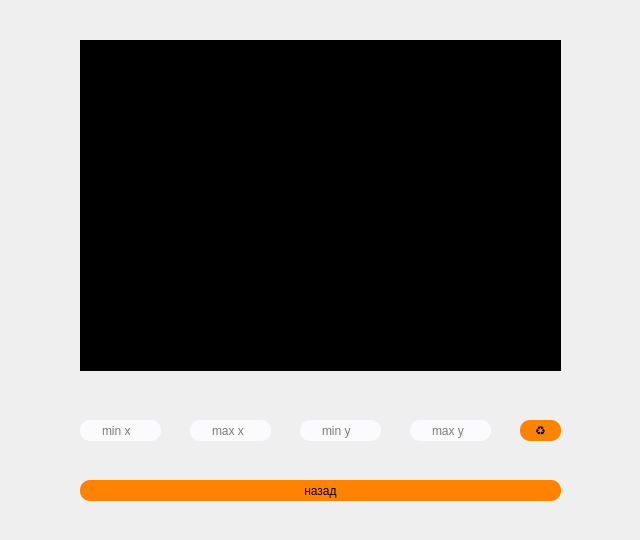
<?xml version="1.0" encoding="UTF-8"?>
<ui version="4.0">
 <class>graphics</class>
 <widget class="QMainWindow" name="graphics">
  <property name="geometry">
   <rect>
    <x>0</x>
    <y>0</y>
    <width>640</width>
    <height>540</height>
   </rect>
  </property>
  <property name="windowTitle">
   <string>MainWindow</string>
  </property>
  <widget class="QWidget" name="centralwidget">
   <widget class="QPushButton" name="pushButton_calc">
    <property name="geometry">
     <rect>
      <x>80</x>
      <y>480</y>
      <width>481</width>
      <height>21</height>
     </rect>
    </property>
    <property name="styleSheet">
     <string notr="true">QPushButton {
                             background-color: #FF8200;
                             color: black;
                             border: none;
                             border-radius: 10px;

                         }</string>
    </property>
    <property name="text">
     <string>назад</string>
    </property>
   </widget>
   <widget class="QCustomPlot" name="widget" native="true">
    <property name="geometry">
     <rect>
      <x>80</x>
      <y>40</y>
      <width>481</width>
      <height>331</height>
     </rect>
    </property>
    <property name="styleSheet">
     <string notr="true">background-color: black;</string>
    </property>
   </widget>
   <widget class="QLineEdit" name="max_y">
    <property name="geometry">
     <rect>
      <x>410</x>
      <y>420</y>
      <width>81</width>
      <height>21</height>
     </rect>
    </property>
    <property name="styleSheet">
     <string notr="true">QLineEdit {
   background-color: #FAFAFF;
   color: black;
   border: none;
   border-radius: 10px;
   padding: 0px 20px;
}

QLineEdit:!placeholder {
    color: black; /* Цвет введенного текста */
    font-style: normal; /* Убрать курсив для введенного текста */
}</string>
    </property>
    <property name="placeholderText">
     <string>max y</string>
    </property>
   </widget>
   <widget class="QPushButton" name="update">
    <property name="geometry">
     <rect>
      <x>520</x>
      <y>420</y>
      <width>41</width>
      <height>21</height>
     </rect>
    </property>
    <property name="styleSheet">
     <string notr="true">QPushButton {
                             background-color: #FF8200;
                             color: black;
                             border: none;
                             border-radius: 10px;

                         }</string>
    </property>
    <property name="text">
     <string>♻</string>
    </property>
   </widget>
   <widget class="QLineEdit" name="min_x">
    <property name="geometry">
     <rect>
      <x>80</x>
      <y>420</y>
      <width>81</width>
      <height>21</height>
     </rect>
    </property>
    <property name="styleSheet">
     <string notr="true">QLineEdit {
   background-color: #FAFAFF;
   color: black;
   border: none;
   border-radius: 10px;
   padding: 0px 20px;
}

QLineEdit:!placeholder {
    color: black; /* Цвет введенного текста */
    font-style: normal; /* Убрать курсив для введенного текста */
}</string>
    </property>
    <property name="placeholderText">
     <string>min x</string>
    </property>
   </widget>
   <widget class="QLineEdit" name="min_y">
    <property name="geometry">
     <rect>
      <x>300</x>
      <y>420</y>
      <width>81</width>
      <height>21</height>
     </rect>
    </property>
    <property name="styleSheet">
     <string notr="true">QLineEdit {
   background-color: #FAFAFF;
   color: black;
   border: none;
   border-radius: 10px;
   padding: 0px 20px;
}

QLineEdit:!placeholder {
    color: black; /* Цвет введенного текста */
    font-style: normal; /* Убрать курсив для введенного текста */
}</string>
    </property>
    <property name="placeholderText">
     <string>min y</string>
    </property>
   </widget>
   <widget class="QLineEdit" name="max_x">
    <property name="geometry">
     <rect>
      <x>190</x>
      <y>420</y>
      <width>81</width>
      <height>21</height>
     </rect>
    </property>
    <property name="styleSheet">
     <string notr="true">QLineEdit {
   background-color: #FAFAFF;
   color: black;
   border: none;
   border-radius: 10px;
   padding: 0px 20px;
}

QLineEdit:!placeholder {
    color: black; /* Цвет введенного текста */
    font-style: normal; /* Убрать курсив для введенного текста */
}</string>
    </property>
    <property name="placeholderText">
     <string>max x</string>
    </property>
   </widget>
  </widget>
 </widget>
 <customwidgets>
  <customwidget>
   <class>QCustomPlot</class>
   <extends>QWidget</extends>
   <header>qcustomplot.h</header>
   <container>1</container>
  </customwidget>
 </customwidgets>
 <resources/>
 <connections/>
</ui>
